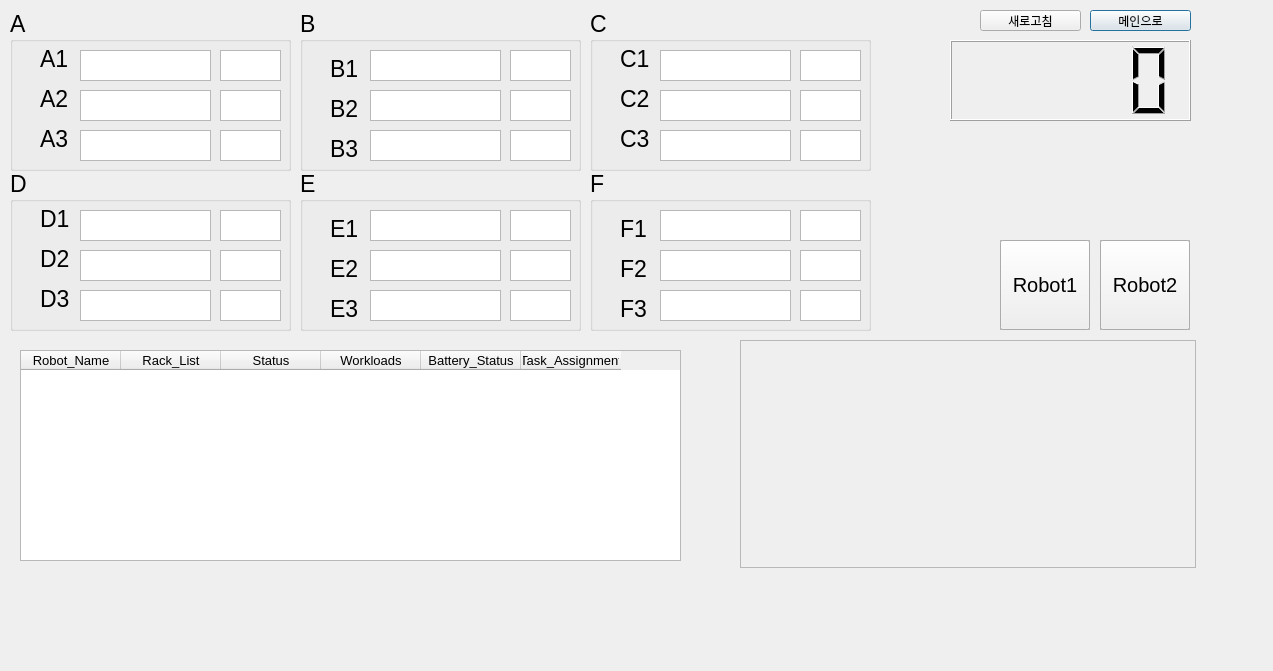
<?xml version="1.0" encoding="UTF-8"?>
<ui version="4.0">
 <class>Dialog</class>
 <widget class="QDialog" name="Dialog">
  <property name="geometry">
   <rect>
    <x>0</x>
    <y>0</y>
    <width>1273</width>
    <height>671</height>
   </rect>
  </property>
  <property name="windowTitle">
   <string>Dialog</string>
  </property>
  <widget class="QGroupBox" name="groupBox">
   <property name="geometry">
    <rect>
     <x>10</x>
     <y>10</y>
     <width>281</width>
     <height>161</height>
    </rect>
   </property>
   <property name="font">
    <font>
     <pointsize>17</pointsize>
    </font>
   </property>
   <property name="title">
    <string>A</string>
   </property>
   <widget class="QLabel" name="Floor_A2">
    <property name="geometry">
     <rect>
      <x>30</x>
      <y>80</y>
      <width>41</width>
      <height>17</height>
     </rect>
    </property>
    <property name="font">
     <font>
      <pointsize>17</pointsize>
     </font>
    </property>
    <property name="text">
     <string>A2</string>
    </property>
   </widget>
   <widget class="QLabel" name="Floor_A3">
    <property name="geometry">
     <rect>
      <x>30</x>
      <y>120</y>
      <width>41</width>
      <height>17</height>
     </rect>
    </property>
    <property name="font">
     <font>
      <pointsize>17</pointsize>
     </font>
    </property>
    <property name="text">
     <string>A3</string>
    </property>
   </widget>
   <widget class="QLabel" name="Floor_A1">
    <property name="geometry">
     <rect>
      <x>30</x>
      <y>40</y>
      <width>41</width>
      <height>17</height>
     </rect>
    </property>
    <property name="font">
     <font>
      <pointsize>17</pointsize>
     </font>
    </property>
    <property name="text">
     <string>A1</string>
    </property>
   </widget>
   <widget class="QTextEdit" name="Item_A1">
    <property name="geometry">
     <rect>
      <x>70</x>
      <y>40</y>
      <width>131</width>
      <height>31</height>
     </rect>
    </property>
    <property name="font">
     <font>
      <pointsize>10</pointsize>
     </font>
    </property>
   </widget>
   <widget class="QTextEdit" name="Item_A2">
    <property name="geometry">
     <rect>
      <x>70</x>
      <y>80</y>
      <width>131</width>
      <height>31</height>
     </rect>
    </property>
    <property name="font">
     <font>
      <pointsize>10</pointsize>
     </font>
    </property>
   </widget>
   <widget class="QTextEdit" name="Item_A3">
    <property name="geometry">
     <rect>
      <x>70</x>
      <y>120</y>
      <width>131</width>
      <height>31</height>
     </rect>
    </property>
    <property name="font">
     <font>
      <pointsize>10</pointsize>
     </font>
    </property>
   </widget>
   <widget class="QTextEdit" name="Num_A1">
    <property name="geometry">
     <rect>
      <x>210</x>
      <y>40</y>
      <width>61</width>
      <height>31</height>
     </rect>
    </property>
    <property name="font">
     <font>
      <pointsize>10</pointsize>
     </font>
    </property>
   </widget>
   <widget class="QTextEdit" name="Num_A2">
    <property name="geometry">
     <rect>
      <x>210</x>
      <y>80</y>
      <width>61</width>
      <height>31</height>
     </rect>
    </property>
    <property name="font">
     <font>
      <pointsize>10</pointsize>
     </font>
    </property>
   </widget>
   <widget class="QTextEdit" name="Num_A3">
    <property name="geometry">
     <rect>
      <x>210</x>
      <y>120</y>
      <width>61</width>
      <height>31</height>
     </rect>
    </property>
    <property name="font">
     <font>
      <pointsize>10</pointsize>
     </font>
    </property>
   </widget>
  </widget>
  <widget class="QGroupBox" name="groupBox_2">
   <property name="geometry">
    <rect>
     <x>300</x>
     <y>10</y>
     <width>281</width>
     <height>161</height>
    </rect>
   </property>
   <property name="font">
    <font>
     <pointsize>17</pointsize>
    </font>
   </property>
   <property name="title">
    <string>B</string>
   </property>
   <widget class="QLabel" name="Floor_B2">
    <property name="geometry">
     <rect>
      <x>30</x>
      <y>90</y>
      <width>41</width>
      <height>17</height>
     </rect>
    </property>
    <property name="font">
     <font>
      <pointsize>17</pointsize>
     </font>
    </property>
    <property name="text">
     <string>B2</string>
    </property>
   </widget>
   <widget class="QLabel" name="Floor_B3">
    <property name="geometry">
     <rect>
      <x>30</x>
      <y>130</y>
      <width>41</width>
      <height>17</height>
     </rect>
    </property>
    <property name="font">
     <font>
      <pointsize>17</pointsize>
     </font>
    </property>
    <property name="text">
     <string>B3</string>
    </property>
   </widget>
   <widget class="QLabel" name="Floor_B1">
    <property name="geometry">
     <rect>
      <x>30</x>
      <y>50</y>
      <width>41</width>
      <height>17</height>
     </rect>
    </property>
    <property name="font">
     <font>
      <pointsize>17</pointsize>
     </font>
    </property>
    <property name="text">
     <string>B1</string>
    </property>
   </widget>
   <widget class="QTextEdit" name="Item_B1">
    <property name="geometry">
     <rect>
      <x>70</x>
      <y>40</y>
      <width>131</width>
      <height>31</height>
     </rect>
    </property>
    <property name="font">
     <font>
      <pointsize>10</pointsize>
     </font>
    </property>
   </widget>
   <widget class="QTextEdit" name="Num_B1">
    <property name="geometry">
     <rect>
      <x>210</x>
      <y>40</y>
      <width>61</width>
      <height>31</height>
     </rect>
    </property>
    <property name="font">
     <font>
      <pointsize>10</pointsize>
     </font>
    </property>
   </widget>
   <widget class="QTextEdit" name="Item_B2">
    <property name="geometry">
     <rect>
      <x>70</x>
      <y>80</y>
      <width>131</width>
      <height>31</height>
     </rect>
    </property>
    <property name="font">
     <font>
      <pointsize>10</pointsize>
     </font>
    </property>
   </widget>
   <widget class="QTextEdit" name="Num_B2">
    <property name="geometry">
     <rect>
      <x>210</x>
      <y>80</y>
      <width>61</width>
      <height>31</height>
     </rect>
    </property>
    <property name="font">
     <font>
      <pointsize>10</pointsize>
     </font>
    </property>
   </widget>
   <widget class="QTextEdit" name="Item_B3">
    <property name="geometry">
     <rect>
      <x>70</x>
      <y>120</y>
      <width>131</width>
      <height>31</height>
     </rect>
    </property>
    <property name="font">
     <font>
      <pointsize>10</pointsize>
     </font>
    </property>
   </widget>
   <widget class="QTextEdit" name="Num_B3">
    <property name="geometry">
     <rect>
      <x>210</x>
      <y>120</y>
      <width>61</width>
      <height>31</height>
     </rect>
    </property>
    <property name="font">
     <font>
      <pointsize>10</pointsize>
     </font>
    </property>
   </widget>
  </widget>
  <widget class="QGroupBox" name="groupBox_3">
   <property name="geometry">
    <rect>
     <x>590</x>
     <y>10</y>
     <width>281</width>
     <height>161</height>
    </rect>
   </property>
   <property name="font">
    <font>
     <pointsize>17</pointsize>
    </font>
   </property>
   <property name="title">
    <string>C</string>
   </property>
   <widget class="QLabel" name="Floor_C2">
    <property name="geometry">
     <rect>
      <x>30</x>
      <y>80</y>
      <width>41</width>
      <height>17</height>
     </rect>
    </property>
    <property name="font">
     <font>
      <pointsize>17</pointsize>
     </font>
    </property>
    <property name="text">
     <string>C2</string>
    </property>
   </widget>
   <widget class="QLabel" name="Floor_C3">
    <property name="geometry">
     <rect>
      <x>30</x>
      <y>120</y>
      <width>41</width>
      <height>17</height>
     </rect>
    </property>
    <property name="font">
     <font>
      <pointsize>17</pointsize>
     </font>
    </property>
    <property name="text">
     <string>C3</string>
    </property>
   </widget>
   <widget class="QLabel" name="Floor_C1">
    <property name="geometry">
     <rect>
      <x>30</x>
      <y>40</y>
      <width>41</width>
      <height>17</height>
     </rect>
    </property>
    <property name="font">
     <font>
      <pointsize>17</pointsize>
     </font>
    </property>
    <property name="text">
     <string>C1</string>
    </property>
   </widget>
   <widget class="QTextEdit" name="Item_C1">
    <property name="geometry">
     <rect>
      <x>70</x>
      <y>40</y>
      <width>131</width>
      <height>31</height>
     </rect>
    </property>
    <property name="font">
     <font>
      <pointsize>10</pointsize>
     </font>
    </property>
   </widget>
   <widget class="QTextEdit" name="Num_C1">
    <property name="geometry">
     <rect>
      <x>210</x>
      <y>40</y>
      <width>61</width>
      <height>31</height>
     </rect>
    </property>
    <property name="font">
     <font>
      <pointsize>10</pointsize>
     </font>
    </property>
   </widget>
   <widget class="QTextEdit" name="Item_C2">
    <property name="geometry">
     <rect>
      <x>70</x>
      <y>80</y>
      <width>131</width>
      <height>31</height>
     </rect>
    </property>
    <property name="font">
     <font>
      <pointsize>10</pointsize>
     </font>
    </property>
   </widget>
   <widget class="QTextEdit" name="Item_C3">
    <property name="geometry">
     <rect>
      <x>70</x>
      <y>120</y>
      <width>131</width>
      <height>31</height>
     </rect>
    </property>
    <property name="font">
     <font>
      <pointsize>10</pointsize>
     </font>
    </property>
   </widget>
   <widget class="QTextEdit" name="Num_C2">
    <property name="geometry">
     <rect>
      <x>210</x>
      <y>80</y>
      <width>61</width>
      <height>31</height>
     </rect>
    </property>
    <property name="font">
     <font>
      <pointsize>10</pointsize>
     </font>
    </property>
   </widget>
   <widget class="QTextEdit" name="Num_C3">
    <property name="geometry">
     <rect>
      <x>210</x>
      <y>120</y>
      <width>61</width>
      <height>31</height>
     </rect>
    </property>
    <property name="font">
     <font>
      <pointsize>10</pointsize>
     </font>
    </property>
   </widget>
  </widget>
  <widget class="QGroupBox" name="groupBox_6">
   <property name="geometry">
    <rect>
     <x>590</x>
     <y>170</y>
     <width>281</width>
     <height>161</height>
    </rect>
   </property>
   <property name="font">
    <font>
     <pointsize>17</pointsize>
    </font>
   </property>
   <property name="title">
    <string>F</string>
   </property>
   <widget class="QLabel" name="Floor_F2">
    <property name="geometry">
     <rect>
      <x>30</x>
      <y>90</y>
      <width>41</width>
      <height>17</height>
     </rect>
    </property>
    <property name="font">
     <font>
      <pointsize>17</pointsize>
     </font>
    </property>
    <property name="text">
     <string>F2</string>
    </property>
   </widget>
   <widget class="QLabel" name="Floor_F3">
    <property name="geometry">
     <rect>
      <x>30</x>
      <y>130</y>
      <width>41</width>
      <height>17</height>
     </rect>
    </property>
    <property name="font">
     <font>
      <pointsize>17</pointsize>
     </font>
    </property>
    <property name="text">
     <string>F3</string>
    </property>
   </widget>
   <widget class="QLabel" name="Floor_F1">
    <property name="geometry">
     <rect>
      <x>30</x>
      <y>50</y>
      <width>41</width>
      <height>17</height>
     </rect>
    </property>
    <property name="font">
     <font>
      <pointsize>17</pointsize>
     </font>
    </property>
    <property name="text">
     <string>F1</string>
    </property>
   </widget>
   <widget class="QTextEdit" name="Item_F1">
    <property name="geometry">
     <rect>
      <x>70</x>
      <y>40</y>
      <width>131</width>
      <height>31</height>
     </rect>
    </property>
    <property name="font">
     <font>
      <pointsize>10</pointsize>
     </font>
    </property>
   </widget>
   <widget class="QTextEdit" name="Item_F2">
    <property name="geometry">
     <rect>
      <x>70</x>
      <y>80</y>
      <width>131</width>
      <height>31</height>
     </rect>
    </property>
    <property name="font">
     <font>
      <pointsize>10</pointsize>
     </font>
    </property>
   </widget>
   <widget class="QTextEdit" name="Item_F3">
    <property name="geometry">
     <rect>
      <x>70</x>
      <y>120</y>
      <width>131</width>
      <height>31</height>
     </rect>
    </property>
    <property name="font">
     <font>
      <pointsize>10</pointsize>
     </font>
    </property>
   </widget>
   <widget class="QTextEdit" name="Num_F1">
    <property name="geometry">
     <rect>
      <x>210</x>
      <y>40</y>
      <width>61</width>
      <height>31</height>
     </rect>
    </property>
    <property name="font">
     <font>
      <pointsize>10</pointsize>
     </font>
    </property>
   </widget>
   <widget class="QTextEdit" name="Num_F2">
    <property name="geometry">
     <rect>
      <x>210</x>
      <y>80</y>
      <width>61</width>
      <height>31</height>
     </rect>
    </property>
    <property name="font">
     <font>
      <pointsize>10</pointsize>
     </font>
    </property>
   </widget>
   <widget class="QTextEdit" name="Num_F3">
    <property name="geometry">
     <rect>
      <x>210</x>
      <y>120</y>
      <width>61</width>
      <height>31</height>
     </rect>
    </property>
    <property name="font">
     <font>
      <pointsize>10</pointsize>
     </font>
    </property>
   </widget>
  </widget>
  <widget class="QGroupBox" name="groupBox_4">
   <property name="geometry">
    <rect>
     <x>300</x>
     <y>170</y>
     <width>281</width>
     <height>161</height>
    </rect>
   </property>
   <property name="font">
    <font>
     <pointsize>17</pointsize>
    </font>
   </property>
   <property name="title">
    <string>E</string>
   </property>
   <widget class="QLabel" name="Floor_E2">
    <property name="geometry">
     <rect>
      <x>30</x>
      <y>90</y>
      <width>41</width>
      <height>17</height>
     </rect>
    </property>
    <property name="font">
     <font>
      <pointsize>17</pointsize>
     </font>
    </property>
    <property name="text">
     <string>E2</string>
    </property>
   </widget>
   <widget class="QLabel" name="Floor_E3">
    <property name="geometry">
     <rect>
      <x>30</x>
      <y>130</y>
      <width>41</width>
      <height>17</height>
     </rect>
    </property>
    <property name="font">
     <font>
      <pointsize>17</pointsize>
     </font>
    </property>
    <property name="text">
     <string>E3</string>
    </property>
   </widget>
   <widget class="QLabel" name="Floor_E1">
    <property name="geometry">
     <rect>
      <x>30</x>
      <y>50</y>
      <width>41</width>
      <height>17</height>
     </rect>
    </property>
    <property name="font">
     <font>
      <pointsize>17</pointsize>
     </font>
    </property>
    <property name="text">
     <string>E1</string>
    </property>
   </widget>
   <widget class="QTextEdit" name="Item_E1">
    <property name="geometry">
     <rect>
      <x>70</x>
      <y>40</y>
      <width>131</width>
      <height>31</height>
     </rect>
    </property>
    <property name="font">
     <font>
      <pointsize>10</pointsize>
     </font>
    </property>
   </widget>
   <widget class="QTextEdit" name="Item_E2">
    <property name="geometry">
     <rect>
      <x>70</x>
      <y>80</y>
      <width>131</width>
      <height>31</height>
     </rect>
    </property>
    <property name="font">
     <font>
      <pointsize>10</pointsize>
     </font>
    </property>
   </widget>
   <widget class="QTextEdit" name="Item_E3">
    <property name="geometry">
     <rect>
      <x>70</x>
      <y>120</y>
      <width>131</width>
      <height>31</height>
     </rect>
    </property>
    <property name="font">
     <font>
      <pointsize>10</pointsize>
     </font>
    </property>
   </widget>
   <widget class="QTextEdit" name="Num_E1">
    <property name="geometry">
     <rect>
      <x>210</x>
      <y>40</y>
      <width>61</width>
      <height>31</height>
     </rect>
    </property>
    <property name="font">
     <font>
      <pointsize>10</pointsize>
     </font>
    </property>
   </widget>
   <widget class="QTextEdit" name="Num_E2">
    <property name="geometry">
     <rect>
      <x>210</x>
      <y>80</y>
      <width>61</width>
      <height>31</height>
     </rect>
    </property>
    <property name="font">
     <font>
      <pointsize>10</pointsize>
     </font>
    </property>
   </widget>
   <widget class="QTextEdit" name="Num_E3">
    <property name="geometry">
     <rect>
      <x>210</x>
      <y>120</y>
      <width>61</width>
      <height>31</height>
     </rect>
    </property>
    <property name="font">
     <font>
      <pointsize>10</pointsize>
     </font>
    </property>
   </widget>
  </widget>
  <widget class="QGroupBox" name="groupBox_5">
   <property name="geometry">
    <rect>
     <x>10</x>
     <y>170</y>
     <width>281</width>
     <height>161</height>
    </rect>
   </property>
   <property name="font">
    <font>
     <pointsize>17</pointsize>
    </font>
   </property>
   <property name="title">
    <string>D</string>
   </property>
   <widget class="QLabel" name="Floor_D2">
    <property name="geometry">
     <rect>
      <x>30</x>
      <y>80</y>
      <width>41</width>
      <height>17</height>
     </rect>
    </property>
    <property name="font">
     <font>
      <pointsize>17</pointsize>
     </font>
    </property>
    <property name="text">
     <string>D2</string>
    </property>
   </widget>
   <widget class="QLabel" name="Floor_D3">
    <property name="geometry">
     <rect>
      <x>30</x>
      <y>120</y>
      <width>41</width>
      <height>17</height>
     </rect>
    </property>
    <property name="font">
     <font>
      <pointsize>17</pointsize>
     </font>
    </property>
    <property name="text">
     <string>D3</string>
    </property>
   </widget>
   <widget class="QLabel" name="Floor_D1">
    <property name="geometry">
     <rect>
      <x>30</x>
      <y>40</y>
      <width>41</width>
      <height>17</height>
     </rect>
    </property>
    <property name="font">
     <font>
      <pointsize>17</pointsize>
     </font>
    </property>
    <property name="text">
     <string>D1</string>
    </property>
   </widget>
   <widget class="QTextEdit" name="Item_D1">
    <property name="geometry">
     <rect>
      <x>70</x>
      <y>40</y>
      <width>131</width>
      <height>31</height>
     </rect>
    </property>
    <property name="font">
     <font>
      <pointsize>10</pointsize>
     </font>
    </property>
   </widget>
   <widget class="QTextEdit" name="Item_D2">
    <property name="geometry">
     <rect>
      <x>70</x>
      <y>80</y>
      <width>131</width>
      <height>31</height>
     </rect>
    </property>
    <property name="font">
     <font>
      <pointsize>10</pointsize>
     </font>
    </property>
   </widget>
   <widget class="QTextEdit" name="Item_D3">
    <property name="geometry">
     <rect>
      <x>70</x>
      <y>120</y>
      <width>131</width>
      <height>31</height>
     </rect>
    </property>
    <property name="font">
     <font>
      <pointsize>10</pointsize>
     </font>
    </property>
   </widget>
   <widget class="QTextEdit" name="Num_D1">
    <property name="geometry">
     <rect>
      <x>210</x>
      <y>40</y>
      <width>61</width>
      <height>31</height>
     </rect>
    </property>
    <property name="font">
     <font>
      <pointsize>10</pointsize>
     </font>
    </property>
   </widget>
   <widget class="QTextEdit" name="Num_D2">
    <property name="geometry">
     <rect>
      <x>210</x>
      <y>80</y>
      <width>61</width>
      <height>31</height>
     </rect>
    </property>
    <property name="font">
     <font>
      <pointsize>10</pointsize>
     </font>
    </property>
   </widget>
   <widget class="QTextEdit" name="Num_D3">
    <property name="geometry">
     <rect>
      <x>210</x>
      <y>120</y>
      <width>61</width>
      <height>31</height>
     </rect>
    </property>
    <property name="font">
     <font>
      <pointsize>10</pointsize>
     </font>
    </property>
   </widget>
  </widget>
  <widget class="QFrame" name="frame">
   <property name="geometry">
    <rect>
     <x>740</x>
     <y>340</y>
     <width>456</width>
     <height>228</height>
    </rect>
   </property>
   <property name="frameShape">
    <enum>QFrame::StyledPanel</enum>
   </property>
   <property name="frameShadow">
    <enum>QFrame::Raised</enum>
   </property>
   <widget class="QLabel" name="map">
    <property name="geometry">
     <rect>
      <x>0</x>
      <y>0</y>
      <width>456</width>
      <height>228</height>
     </rect>
    </property>
    <property name="text">
     <string/>
    </property>
   </widget>
  </widget>
  <widget class="QLCDNumber" name="lcdTimer">
   <property name="geometry">
    <rect>
     <x>950</x>
     <y>40</y>
     <width>241</width>
     <height>81</height>
    </rect>
   </property>
   <property name="font">
    <font>
     <pointsize>9</pointsize>
    </font>
   </property>
  </widget>
  <widget class="QPushButton" name="mainButton_2">
   <property name="geometry">
    <rect>
     <x>1090</x>
     <y>10</y>
     <width>101</width>
     <height>21</height>
    </rect>
   </property>
   <property name="text">
    <string>메인으로</string>
   </property>
  </widget>
  <widget class="QFrame" name="frame_robot1">
   <property name="geometry">
    <rect>
     <x>1000</x>
     <y>240</y>
     <width>90</width>
     <height>90</height>
    </rect>
   </property>
   <property name="sizePolicy">
    <sizepolicy hsizetype="Minimum" vsizetype="Fixed">
     <horstretch>0</horstretch>
     <verstretch>0</verstretch>
    </sizepolicy>
   </property>
   <property name="autoFillBackground">
    <bool>true</bool>
   </property>
   <property name="frameShape">
    <enum>QFrame::StyledPanel</enum>
   </property>
   <property name="frameShadow">
    <enum>QFrame::Raised</enum>
   </property>
   <widget class="QPushButton" name="btn_robot1">
    <property name="geometry">
     <rect>
      <x>0</x>
      <y>0</y>
      <width>90</width>
      <height>90</height>
     </rect>
    </property>
    <property name="font">
     <font>
      <pointsize>15</pointsize>
     </font>
    </property>
    <property name="text">
     <string>Robot1</string>
    </property>
   </widget>
  </widget>
  <widget class="QFrame" name="frame_robot2">
   <property name="geometry">
    <rect>
     <x>1100</x>
     <y>240</y>
     <width>90</width>
     <height>90</height>
    </rect>
   </property>
   <property name="sizePolicy">
    <sizepolicy hsizetype="Minimum" vsizetype="Fixed">
     <horstretch>0</horstretch>
     <verstretch>0</verstretch>
    </sizepolicy>
   </property>
   <property name="autoFillBackground">
    <bool>true</bool>
   </property>
   <property name="frameShape">
    <enum>QFrame::StyledPanel</enum>
   </property>
   <property name="frameShadow">
    <enum>QFrame::Raised</enum>
   </property>
   <widget class="QPushButton" name="btn_robot2">
    <property name="geometry">
     <rect>
      <x>0</x>
      <y>0</y>
      <width>90</width>
      <height>90</height>
     </rect>
    </property>
    <property name="font">
     <font>
      <pointsize>15</pointsize>
     </font>
    </property>
    <property name="text">
     <string>Robot2</string>
    </property>
   </widget>
  </widget>
  <widget class="QTableWidget" name="tableWidget">
   <property name="geometry">
    <rect>
     <x>20</x>
     <y>350</y>
     <width>661</width>
     <height>211</height>
    </rect>
   </property>
   <column>
    <property name="text">
     <string>Robot_Name</string>
    </property>
    <property name="font">
     <font>
      <pointsize>10</pointsize>
     </font>
    </property>
   </column>
   <column>
    <property name="text">
     <string>Rack_List</string>
    </property>
    <property name="font">
     <font>
      <pointsize>10</pointsize>
     </font>
    </property>
   </column>
   <column>
    <property name="text">
     <string>Status</string>
    </property>
    <property name="font">
     <font>
      <pointsize>10</pointsize>
     </font>
    </property>
   </column>
   <column>
    <property name="text">
     <string>Workloads</string>
    </property>
    <property name="font">
     <font>
      <pointsize>10</pointsize>
     </font>
    </property>
   </column>
   <column>
    <property name="text">
     <string>Battery_Status</string>
    </property>
    <property name="font">
     <font>
      <pointsize>10</pointsize>
     </font>
    </property>
   </column>
   <column>
    <property name="text">
     <string>Task_Assignment</string>
    </property>
    <property name="font">
     <font>
      <pointsize>10</pointsize>
     </font>
    </property>
   </column>
  </widget>
  <widget class="QPushButton" name="resetButton">
   <property name="geometry">
    <rect>
     <x>980</x>
     <y>10</y>
     <width>101</width>
     <height>21</height>
    </rect>
   </property>
   <property name="text">
    <string>새로고침</string>
   </property>
  </widget>
 </widget>
 <resources>
  <include location="../src/resources.qrc"/>
 </resources>
 <connections/>
</ui>
